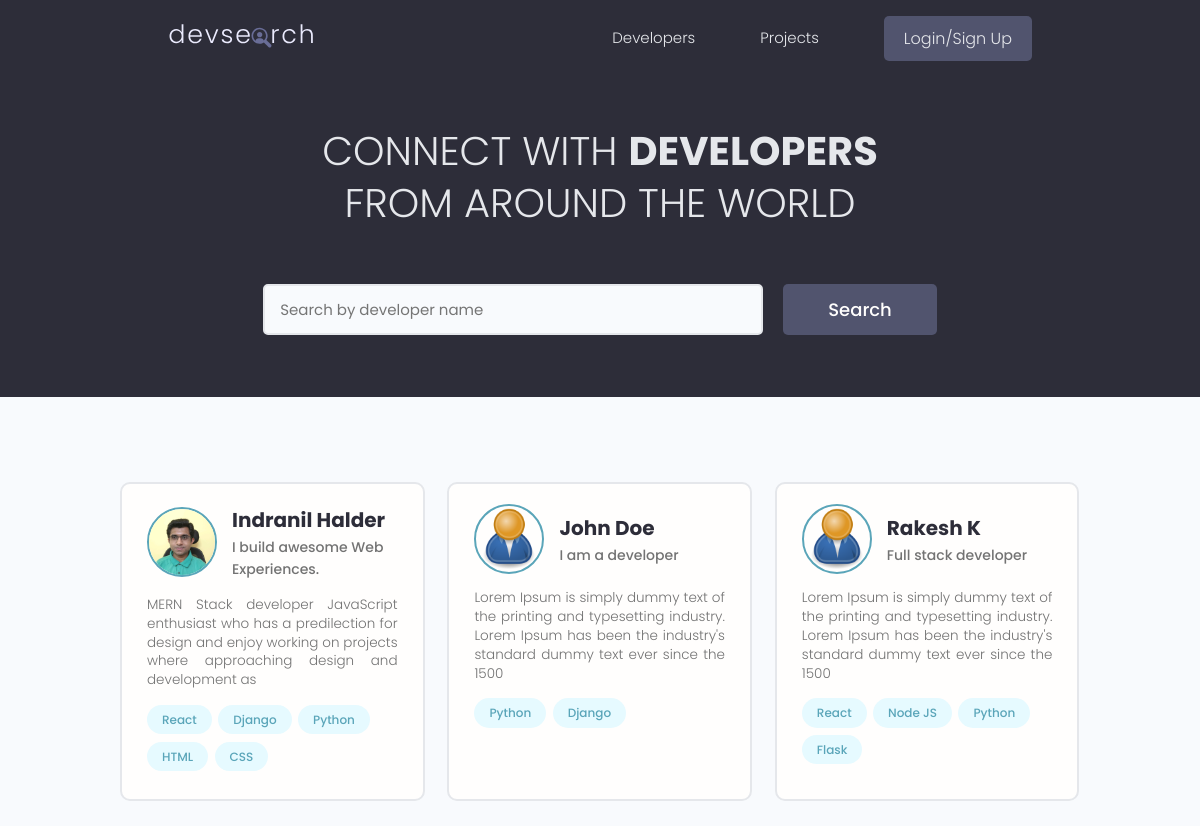
The page / on the database its author committed.
### users/models.py (models this page shows, shortened)
class Profile(models.Model):
    user = models.OneToOneField(
        User, on_delete=models.CASCADE, null=True, blank=True)
    name = models.CharField(max_length=200, blank=True, null=True)
    email = models.EmailField(max_length=500, blank=True, null=True)
    username = models.CharField(max_length=200, blank=True, null=True)
    location = models.CharField(max_length=200, blank=True, null=True)
    short_intro = models.CharField(max_length=200, blank=True, null=True)
    bio = models.TextField(blank=True, null=True)
    profile_image = models.ImageField(
        null=True, blank=True, upload_to='profiles/', default='profiles/user-default.png')
    social_github = models.CharField(max_length=200, blank=True, null=True)
    social_twitter = models.CharField(max_length=200, blank=True, null=True)
    social_linkedin = models.CharField(max_length=200, blank=True, null=True)
    social_youtube = models.CharField(max_length=200, blank=True, null=True)
    social_website = models.CharField(max_length=200, blank=True, null=True)
    created = models.DateTimeField(auto_now_add=True)
    id = models.UUIDField(default=uuid.uuid4, unique=True,
                          primary_key=True, editable=False)
    class Meta:
        ordering = ['created']
    @property
    def imageUrl(self):
        try:
            url = self.profile_image.url
        except:
            url = ""
        return url

class Skill(models.Model):
    owner = models.ForeignKey(
        Profile, on_delete=models.CASCADE, null=True, blank=True)
    name = models.CharField(max_length=200, blank=True, null=True)
    description = models.TextField(null=True, blank=True)
    created = models.DateTimeField(auto_now_add=True)
    id = models.UUIDField(default=uuid.uuid4, unique=True,
                          primary_key=True, editable=False)
    def __str__(self):
        return str(self.name)

### users/views.py (the view)
# urls.py: path('', views.profiles, name="profiles"),
def profiles(request):
    profiles, search_query = searchProfiles(request)
    custom_range, profiles = paginateProfiles(request, profiles, 3)
    context = {
        'profiles': profiles,
        'search_query': search_query,
        'custom_range': custom_range
    }
    return render(request, 'users/profiles.html', context)

### users/utils.py (called while the page is built)
def paginateProfiles(request, profiles, results):
    page = request.GET.get('page')
    paginator = Paginator(profiles, results)
    try:
        profiles = paginator.page(page)
    except PageNotAnInteger:
        page = 1
        profiles = paginator.page(page)
    except EmptyPage:
        page = paginator.num_pages
        profiles = paginator.page(page)
    leftIndex = (int(page) - 4)
    if (leftIndex < 1):
        leftIndex = 1
    rightIndex = (int(page) + 5)
    if rightIndex > paginator.num_pages:
        rightIndex = paginator.num_pages + 1
    custom_range = range(leftIndex, rightIndex)
    return custom_range, profiles

def searchProfiles(request):
    search_query = ''
    if request.GET.get('search_query'):
        search_query = request.GET.get('search_query')
    skills = Skill.objects.filter(name__icontains=search_query)
    profiles = Profile.objects.distinct().filter(
        Q(name__icontains=search_query) |
        Q(short_intro__icontains=search_query) |
        Q(skill__in=skills)
    )
    return profiles, search_query

### users/templates/users/profiles.html (shortened to what this page needs)
{% extends 'main.html' %}
{% block content %}
  <main class="home">
    <section class="hero-section text-center">
      <div class="container container--narrow">
        <div class="hero-section__box">
          <h2>CONNECT WITH <span>DEVELOPERS</span></h2>
          <h2>FROM AROUND THE WORLD</h2>
        </div>
        <div class="hero-section__search">
          <form id="searchForm" class="form" action="{% url 'profiles' %}" method="get">
            <div class="form__field">
              <input class="input input--text" id="formInput#search" type="text" name="search_query"
               value="{{ search_query }}" placeholder="Search by developer name" />
            </div>
            <input class="btn btn--sub btn--lg" type="submit" value="Search" />
          </form>
        </div>
      </div>
    </section>
    <section class="devlist">
      <div class="container">
        <div class="grid grid--three">
        {% for profile in profiles %}
          <div class="column card">
            <div class="dev">
              <a href="{% url 'user-profile' profile.id %}" class="card__body">
                <div class="dev__profile">
                  <img class="avatar avatar--md" src="{{ profile.imageUrl }}" alt="image" />
                  <div class="dev__meta">
                    <h3>{{ profile.name }}</h3>
                    <h5>{{ profile.short_intro|slice:"60" }}</h5>
                  </div>
                </div>
                <p class="dev__info">{{ profile.bio|slice:"150" }}</p>
                <div class="dev__skills">
                    {% for skill in profile.skill_set.all|slice:"5" %}
                    <span class="tag tag--pill tag--main">
                        <small>{{ skill }}</small>
                      </span>
                    {% endfor %}
                </div>
              </a>
            </div>
          </div>
        {% endfor %}
        </div>
      </div>
    </section>
  </main>
{% endblock content %}

### static/styles/app.css (style rules this page uses)
:root { --color-sub: #2d2d39; }
.btn--sub { background-color: var(--color-sub-light); }
.card { border: 2px solid var(--color-light); }
img { width: 100%; }
.hero-section { height: 40vh; display: flex; align-items: center; background-color: var(--color-sub); }
.hero-section__box { margin-bottom: 4rem; }
.hero-section__box > h2, .hero-section__box > h2 > span { font-size: 4rem; color: var(--color-light); line-height: 1.3; text-transform: uppercase; }
.hero-section__box > h2 { font-weight: 300; }
.hero-section__box > h2 > span { font-weight: 700; }
.hero-section__search > .form { display: flex; align-items: center; justify-content: center; gap: 2rem; }
.hero-section__search > .form input.input--text { width: 50rem; }
.devlist { margin-top: 8rem; }
.devlist .grid { align-items: stretch; }
.devlist .dev .dev__profile { display: flex; align-items: center; gap: 1.5rem; }
.devlist .dev .dev__meta h3 { color: var(--color-sub); font-size: 2rem; font-weight: 700; }
.devlist .dev .dev__meta h5 { color: var(--color-text); font-size: 1.4rem; font-weight: 500; }
.devlist .dev .dev__info { margin: 1.5rem 0; font-size: 1.35rem; line-height: 1.4; text-align: justify; }

### static/uikit/styles/modules/_variables.css (style rules this page uses)
:root { --color-main: #5aa5b9; --color-main-light: #e6faff; --color-sub: #3f4156; --color-sub-light: #51546e; --color-sub-lighter: #ededfd; --color-text: #737373; --color-gray: #8b8b8b; --color-light: #e5e7eb; --color-light-gray: #767676; --color-bg: #f8fafd; --color-white: #fffefd; --color-white-light: #f3f3f3; --color-success: #359e64; --color-success-bg: #def8e8; --color-error: #fc4b0b; --color-error-bg: #fff2ee; --font-base: 'Poppins', arial, helvetica, 'Segoe UI', roboto, ubuntu, sans-serif; --font-monospace: 'Fira Code', 'Courier New', courier, monospace; --font-regular: 300; --font-medium: 500; --font-bold: 700; --generic-shadow: 1px 1px 5px #00000010; --generic-transition: all 0.3s ease-in-out; }

### static/uikit/styles/modules/_base.css (style rules this page uses)
* { margin: 0; padding: 0; box-sizing: border-box; text-rendering: optimizeLegibility; color: inherit; font-size: inherit; }
html { font-size: 50%; }
@media only screen and (min-width: 480px) { html { font-size: 56.25%; } }
@media only screen and (min-width: 1200px) { html { font-size: 62.5%; } }
body { line-height: 1.6; font-weight: 400; font-size: 1.5rem; color: var(--color-text); background-color: var(--color-bg); min-height: 100vh; }

### static/uikit/styles/modules/_typography.css (style rules this page uses)
* { font-family: var(--font-base); }
h2 { font-size: 3.6rem; font-weight: var(--font-bold); }
h3 { font-size: 3.2rem; font-weight: var(--font-medium); }
h5 { font-size: 2.4rem; font-weight: var(--font-medium); }
h5, h6 { font-weight: var(--font-regular); }
p, span, strong { font-size: 1.6rem; color: var(--color-text); font-weight: var(--font-regular); }
a { padding-bottom: 2px; text-decoration: none; display: inline-block; color: var(--color-main); font-weight: var(--font-medium); }

### static/uikit/styles/modules/_utilities.css (style rules this page uses)
.container { width: 92%; max-width: 165rem; margin: 0 auto; box-sizing: border-box; }
.container--narrow { width: 92%; max-width: 120rem; }
@media screen and (min-width: 1000px) { .container { width: 90%; } }
@media screen and (min-width: 1000px) { .container--narrow { width: 85%; } }
@media screen and (min-width: 1200px) { .container { width: 80%; } }
@media screen and (min-width: 1200px) { .container--narrow { width: 72%; } }
.text-center { text-align: center; }

### static/uikit/styles/modules/_avatar.css (style rules this page uses)
.avatar { border-radius: 50%; border: 2px solid var(--color-main); object-fit: cover; }
.avatar--md { height: 7rem; width: 7rem; }

### static/uikit/styles/modules/_button.css (style rules this page uses)
.btn { display: inline-block; position: relative; cursor: pointer; background-color: var(--color-light); font-weight: var(--font-medium); color: var(--color-sub); text-decoration: none; padding: 1rem 2rem; border-radius: 0.5rem; border: none; width: -webkit-fit-content; width: -moz-fit-content; width: fit-content; height: -webkit-fit-content; height: -moz-fit-content; height: fit-content; font-size: 1.6rem; outline-width: 0; outline-color: transparent; -webkit-backface-visibility: hidden; backface-visibility: hidden; transition: all 0.3s ease-in-out; }
.btn--sub { background-color: var(--color-sub); color: var(--color-white); }
.btn--lg { font-size: 1.8rem; padding: 1.2rem 4.5rem; }

### static/uikit/styles/modules/_card.css (style rules this page uses)
.card { border-radius: 1rem; background-color: var(--color-white); border: 1.5px solid var(--color-light); width: auto; height: auto; margin-top: 0.5rem; margin-bottom: 0.5rem; overflow: hidden; }
.card__body, .card__header { padding: 2rem 2.5rem; }

### rows shown on the page
Profile: imageUrl (picture), name "Indranil Halder", short_intro "I build awesome Web Experiences.", bio "MERN Stack developer JavaScript enthusiast who has a predilection for design and enjoy working on projects where approaching design and development as"
Skill: name "React"
Skill: name "Django"
Skill: name "Python"
Skill: name "HTML"
Skill: name "CSS"
Profile: imageUrl (placeholder picture), name "John Doe", short_intro "I am a developer", bio "Lorem Ipsum is simply dummy text of the printing and typesetting industry. Lorem Ipsum has been the industry's standard dummy text ever since the 1500"
Skill: name "Python"
Skill: name "Django"
Profile: imageUrl (placeholder picture), name "Rakesh K", short_intro "Full stack developer", bio "Lorem Ipsum is simply dummy text of the printing and typesetting industry. Lorem Ipsum has been the industry's standard dummy text ever since the 1500"
Skill: name "React"
Skill: name "Node JS"
Skill: name "Python"
Skill: name "Flask"
